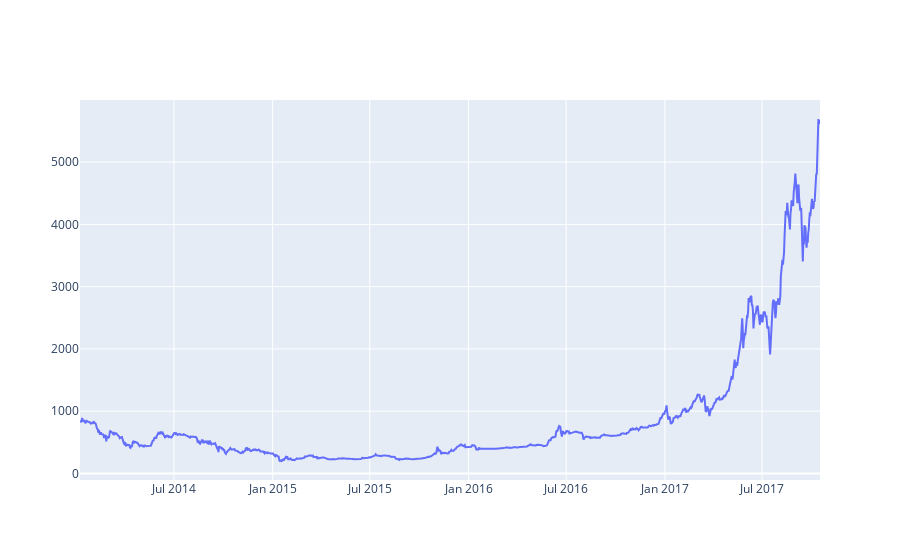

Here is the notebook cell this chart was saved with:
### Code cell
btc_WP = go.Scatter(x=data.index, y=data['Weighted Price'], name= 'Price')
py.iplot([btc_WP])

### Figure 1 — Plotly figure (JSON) as saved in the notebook; plotly's stock layout.template omitted (floating-point values rounded to 4 significant figures; data arrays with more than 128 entries replaced by an {"elided": "..."} marker saying what was removed)
{"data": [{"name": "Price", "type": "scatter", "x": {"elided": "1380 str values"}, "y": {"elided": "1380 float values"}}], "layout": {}}
